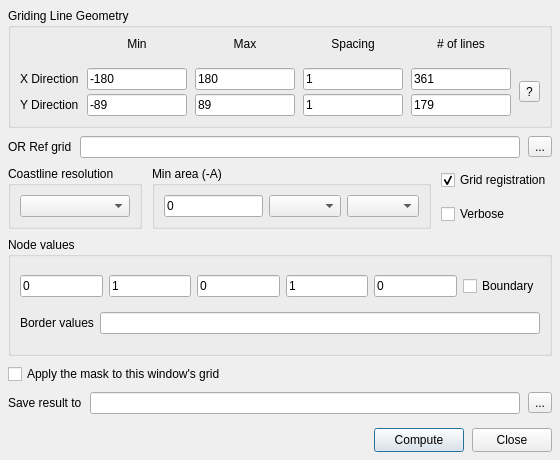
<?xml version="1.0" encoding="UTF-8"?>
<ui version="4.0">
 <class>GrdLandmaskDialog</class>
 <widget class="QDialog" name="GrdLandmaskDialog">
  <property name="geometry">
   <rect>
    <x>0</x>
    <y>0</y>
    <width>560</width>
    <height>460</height>
   </rect>
  </property>
  <property name="windowTitle">
   <string>grdlandmask</string>
  </property>
  <!--
    The "Griding Line Geometry" group below is the verbatim copy of deps/ui/grid_line_geometry.ui
    (object names xMin/xMax/xInc/xN/yMin/yMax/yInc/yN/refEdit/refBtn/helpBtn kept EXACTLY), which is
    the canonical source to copy from. The C++ side does NOT re-wire it by hand: GeoGridGeometry
    ::adopt(dlg) takes these very widgets over, so the dim-fun cross-recompute and the Ref-grid
    picker are the same single implementation grdsample's code-built block uses.
  -->
  <layout class="QVBoxLayout" name="mainVerticalLayout">
   <property name="spacing"><number>8</number></property>
   <property name="margin" stdset="0"><number>8</number></property>
   <item>
    <widget class="QGroupBox" name="geoGroup">
     <property name="title"><string>Griding Line Geometry</string></property>
     <layout class="QGridLayout" name="geoLayout">
      <property name="horizontalSpacing"><number>8</number></property>
      <property name="verticalSpacing"><number>4</number></property>
      <item row="0" column="1"><widget class="QLabel" name="minLab"><property name="alignment"><set>Qt::AlignHCenter</set></property><property name="text"><string>Min</string></property></widget></item>
      <item row="0" column="2"><widget class="QLabel" name="maxLab"><property name="alignment"><set>Qt::AlignHCenter</set></property><property name="text"><string>Max</string></property></widget></item>
      <item row="0" column="3"><widget class="QLabel" name="spacingLab"><property name="alignment"><set>Qt::AlignHCenter</set></property><property name="text"><string>Spacing</string></property></widget></item>
      <item row="0" column="4"><widget class="QLabel" name="nLinesLab"><property name="alignment"><set>Qt::AlignHCenter</set></property><property name="text"><string># of lines</string></property></widget></item>

      <item row="1" column="0"><widget class="QLabel" name="xDirLab"><property name="text"><string>X Direction</string></property></widget></item>
      <item row="1" column="1"><widget class="QLineEdit" name="xMin"><property name="minimumWidth"><number>80</number></property><property name="maximumWidth"><number>110</number></property><property name="text"><string>-180</string></property></widget></item>
      <item row="1" column="2"><widget class="QLineEdit" name="xMax"><property name="minimumWidth"><number>80</number></property><property name="maximumWidth"><number>110</number></property><property name="text"><string>180</string></property></widget></item>
      <item row="1" column="3"><widget class="QLineEdit" name="xInc"><property name="minimumWidth"><number>80</number></property><property name="maximumWidth"><number>110</number></property><property name="text"><string>1</string></property></widget></item>
      <item row="1" column="4"><widget class="QLineEdit" name="xN"><property name="minimumWidth"><number>80</number></property><property name="maximumWidth"><number>110</number></property><property name="text"><string>361</string></property></widget></item>

      <item row="2" column="0"><widget class="QLabel" name="yDirLab"><property name="text"><string>Y Direction</string></property></widget></item>
      <item row="2" column="1"><widget class="QLineEdit" name="yMin"><property name="minimumWidth"><number>80</number></property><property name="maximumWidth"><number>110</number></property><property name="text"><string>-89</string></property></widget></item>
      <item row="2" column="2"><widget class="QLineEdit" name="yMax"><property name="minimumWidth"><number>80</number></property><property name="maximumWidth"><number>110</number></property><property name="text"><string>89</string></property></widget></item>
      <item row="2" column="3"><widget class="QLineEdit" name="yInc"><property name="minimumWidth"><number>80</number></property><property name="maximumWidth"><number>110</number></property><property name="text"><string>1</string></property></widget></item>
      <item row="2" column="4"><widget class="QLineEdit" name="yN"><property name="minimumWidth"><number>80</number></property><property name="maximumWidth"><number>110</number></property><property name="text"><string>179</string></property></widget></item>

      <item row="1" column="5" rowspan="2">
       <widget class="QToolButton" name="helpBtn">
        <property name="text"><string>?</string></property>
        <property name="toolTip"><string>Edit any two of Min/Max/Spacing/# and the rest are derived.</string></property>
       </widget>
      </item>
     </layout>
    </widget>
   </item>
   <item>
    <layout class="QHBoxLayout" name="refRow">
     <item><widget class="QLabel" name="refLab"><property name="text"><string>OR Ref grid</string></property></widget></item>
     <item>
      <widget class="QLineEdit" name="refEdit">
       <property name="toolTip"><string>Pick a grid/image; its region, spacing and size fill the boxes above.</string></property>
      </widget>
     </item>
     <item><widget class="QToolButton" name="refBtn"><property name="text"><string>...</string></property></widget></item>
    </layout>
   </item>
   <item>
    <layout class="QHBoxLayout" name="horizontalLayout_mid">
     <property name="spacing"><number>10</number></property>
     <item>
      <widget class="QGroupBox" name="gb_res">
       <property name="title"><string>Coastline resolution</string></property>
       <layout class="QHBoxLayout" name="horizontalLayout_res">
        <item>
         <widget class="QComboBox" name="cb_res">
          <property name="toolTip"><string>Shoreline database resolution (-D). "auto" picks the best one for the region.</string></property>
         </widget>
        </item>
       </layout>
      </widget>
     </item>
     <item>
      <widget class="QGroupBox" name="gb_area">
       <property name="title"><string>Min area (-A)</string></property>
       <layout class="QHBoxLayout" name="horizontalLayout_area">
        <item>
         <widget class="QLineEdit" name="edit_area">
          <property name="maximumWidth"><number>70</number></property>
          <property name="toolTip"><string>Skip features smaller than this area (km^2). Empty = keep everything.</string></property>
          <property name="text"><string>0</string></property>
         </widget>
        </item>
        <item>
         <widget class="QComboBox" name="cb_levelMin">
          <property name="toolTip"><string>Lowest hierarchical level to use</string></property>
         </widget>
        </item>
        <item>
         <widget class="QComboBox" name="cb_levelMax">
          <property name="toolTip"><string>Highest hierarchical level to use</string></property>
         </widget>
        </item>
       </layout>
      </widget>
     </item>
     <item>
      <layout class="QVBoxLayout" name="verticalLayout_flags">
       <item>
        <widget class="QCheckBox" name="chk_gridReg">
         <property name="toolTip"><string>Gridline registration (nodes on the region corners). Unchecked = pixel registration (-r).</string></property>
         <property name="text"><string>Grid registration</string></property>
         <property name="checked"><bool>true</bool></property>
        </widget>
       </item>
       <item>
        <widget class="QCheckBox" name="chk_verbose">
         <property name="toolTip"><string>Let GMT report its progress in the Julia console</string></property>
         <property name="text"><string>Verbose</string></property>
        </widget>
       </item>
      </layout>
     </item>
    </layout>
   </item>
   <item>
    <widget class="QGroupBox" name="gb_nodes">
     <property name="title"><string>Node values</string></property>
     <layout class="QVBoxLayout" name="verticalLayout_nodes">
      <item>
       <layout class="QHBoxLayout" name="horizontalLayout_nodes">
        <item><widget class="QLineEdit" name="edit_n1"><property name="maximumWidth"><number>60</number></property><property name="toolTip"><string>ocean / wet</string></property><property name="text"><string>0</string></property></widget></item>
        <item><widget class="QLineEdit" name="edit_n2"><property name="maximumWidth"><number>60</number></property><property name="toolTip"><string>land / dry</string></property><property name="text"><string>1</string></property></widget></item>
        <item><widget class="QLineEdit" name="edit_n3"><property name="maximumWidth"><number>60</number></property><property name="toolTip"><string>lake</string></property><property name="text"><string>0</string></property></widget></item>
        <item><widget class="QLineEdit" name="edit_n4"><property name="maximumWidth"><number>60</number></property><property name="toolTip"><string>island in lake</string></property><property name="text"><string>1</string></property></widget></item>
        <item><widget class="QLineEdit" name="edit_n5"><property name="maximumWidth"><number>60</number></property><property name="toolTip"><string>pond in island in lake</string></property><property name="text"><string>0</string></property></widget></item>
        <item>
         <spacer name="horizontalSpacer_nodes">
          <property name="orientation"><enum>Qt::Orientation::Horizontal</enum></property>
          <property name="sizeHint" stdset="0"><size><width>20</width><height>20</height></size></property>
         </spacer>
        </item>
        <item>
         <widget class="QCheckBox" name="chk_boundary">
          <property name="toolTip"><string>Nodes exactly on a polygon boundary count as OUTSIDE (-E)</string></property>
          <property name="text"><string>Boundary</string></property>
         </widget>
        </item>
       </layout>
      </item>
      <item>
       <layout class="QHBoxLayout" name="horizontalLayout_border">
        <item>
         <widget class="QLabel" name="lb_border">
          <property name="text"><string>Border values</string></property>
         </widget>
        </item>
        <item>
         <widget class="QLineEdit" name="edit_border">
          <property name="toolTip"><string>Optional line-tracing values: one value, or cborder/lborder/iborder/pborder. Empty = plain -E.</string></property>
         </widget>
        </item>
       </layout>
      </item>
     </layout>
    </widget>
   </item>
   <item>
    <widget class="QCheckBox" name="chk_clip">
     <property name="toolTip"><string>Second method: instead of a bare mask, apply it to this window's grid — nodes that get the first node value are cleared (use NaN there to punch holes).</string></property>
     <property name="text"><string>Apply the mask to this window's grid</string></property>
    </widget>
   </item>
   <item>
    <layout class="QHBoxLayout" name="horizontalLayout_out">
     <item><widget class="QLabel" name="lb_out"><property name="text"><string>Save result to</string></property></widget></item>
     <item>
      <widget class="QLineEdit" name="edit_outfile">
       <property name="toolTip"><string>Optional output grid file. Leave empty to keep the result only in this window.</string></property>
      </widget>
     </item>
     <item><widget class="QToolButton" name="btn_outfile"><property name="text"><string>...</string></property></widget></item>
    </layout>
   </item>
   <item>
    <spacer name="verticalSpacer_bottom">
     <property name="orientation"><enum>Qt::Orientation::Vertical</enum></property>
     <property name="sizeType"><enum>QSizePolicy::Policy::Fixed</enum></property>
     <property name="sizeHint" stdset="0"><size><width>20</width><height>6</height></size></property>
    </spacer>
   </item>
   <item>
    <layout class="QHBoxLayout" name="horizontalLayout_buttons">
     <item>
      <spacer name="buttonsSpacer">
       <property name="orientation"><enum>Qt::Orientation::Horizontal</enum></property>
       <property name="sizeHint" stdset="0"><size><width>40</width><height>20</height></size></property>
      </spacer>
     </item>
     <item>
      <widget class="QPushButton" name="push_compute">
       <property name="minimumSize"><size><width>90</width><height>24</height></size></property>
       <property name="text"><string>Compute</string></property>
      </widget>
     </item>
     <item>
      <widget class="QPushButton" name="push_close">
       <property name="minimumSize"><size><width>70</width><height>24</height></size></property>
       <property name="text"><string>Close</string></property>
      </widget>
     </item>
    </layout>
   </item>
  </layout>
 </widget>
 <resources/>
 <connections/>
</ui>
